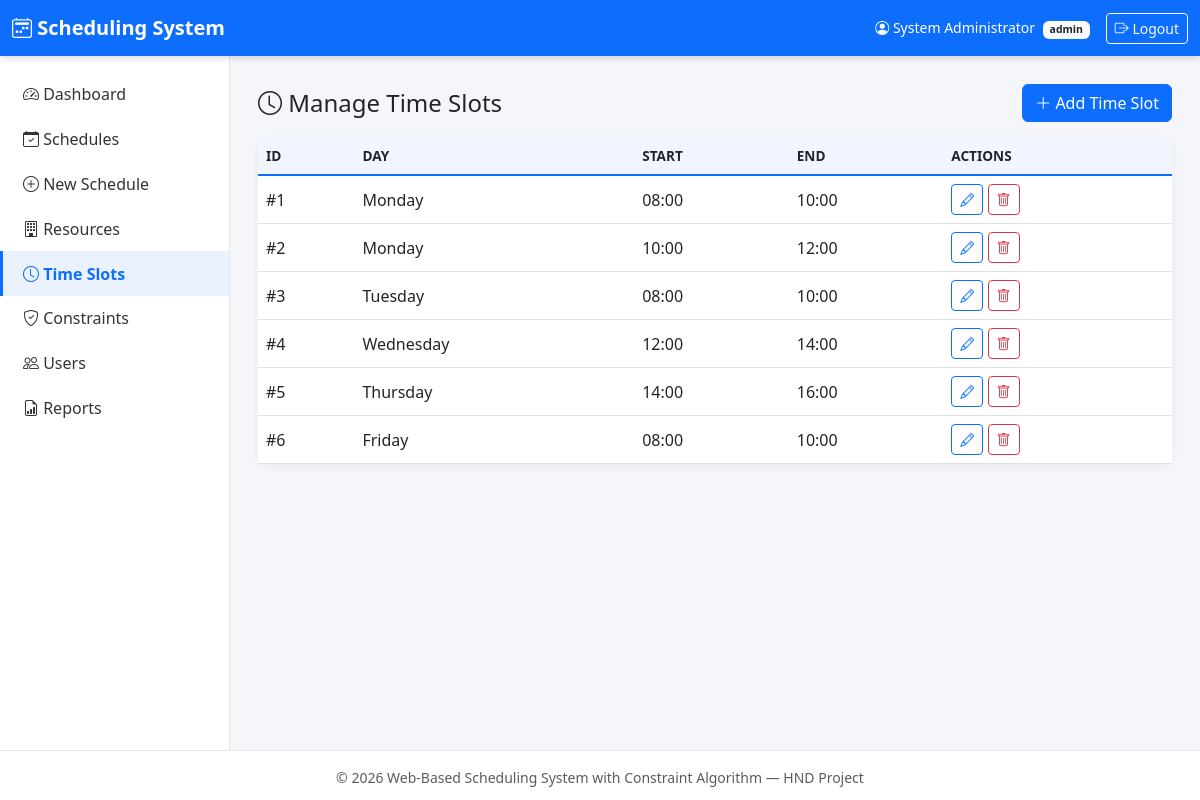
The app's page /timeslots/manage_timeslots.php (signed in) with its own data.
### tables this page shows
CREATE TABLE IF NOT EXISTS timeslots (
    slot_id     INT AUTO_INCREMENT PRIMARY KEY,
    day         ENUM('Monday','Tuesday','Wednesday','Thursday','Friday','Saturday') NOT NULL,
    start_time  TIME NOT NULL,
    end_time    TIME NOT NULL,
    created_at  TIMESTAMP DEFAULT CURRENT_TIMESTAMP,
    INDEX idx_timeslots_day (day),
    CONSTRAINT chk_time_order CHECK (start_time < end_time)
);

### timeslots/manage_timeslots.php (the view, shortened to what this page needs)
<?php
require_once '../config/db.php';
$slots = mysqli_query($conn, "SELECT * FROM timeslots ORDER BY FIELD(day,'Monday','Tuesday','Wednesday','Thursday','Friday','Saturday'), start_time");
require_once '../includes/header.php';
require_once '../includes/sidebar.php';
?>
<main class="app-content">
  <div class="d-flex justify-content-between align-items-center mb-3">
    <h4 class="mb-0"><i class="bi bi-clock"></i> Manage Time Slots</h4>
    <a href="add_timeslot.php" class="btn btn-primary"><i class="bi bi-plus-lg"></i> Add Time Slot</a>
  </div>
  <div class="card">
    <div class="table-responsive">
      <table class="table mb-0 align-middle">
        <thead><tr><th>ID</th><th>Day</th><th>Start</th><th>End</th><th>Actions</th></tr></thead>
        <tbody>
        <?php if (mysqli_num_rows($slots) === 0): ?>
          <tr><td colspan="5" class="text-center text-muted py-4">No time slots found.</td></tr>
        <?php else: while ($t = mysqli_fetch_assoc($slots)): ?>
          <tr>
            <td>#<?php echo $t['slot_id']; ?></td>
            <td><?php echo htmlspecialchars($t['day']); ?></td>
            <td><?php echo substr($t['start_time'],0,5); ?></td>
            <td><?php echo substr($t['end_time'],0,5); ?></td>
            <td>
              <a href="edit_timeslot.php?id=<?php echo $t['slot_id']; ?>" class="btn btn-sm btn-outline-primary"><i class="bi bi-pencil"></i></a>
              <a href="delete_timeslot.php?id=<?php echo $t['slot_id']; ?>" class="btn btn-sm btn-outline-danger"
                 onclick="return confirm('Delete this time slot? Related schedules will also be removed.');">
                <i class="bi bi-trash"></i>
              </a>
            </td>
          </tr>
        <?php endwhile; endif; ?>
        </tbody>
      </table>
    </div>
  </div>
</main>
<?php require_once '../includes/footer.php'; ?>

### css/style.css (style rules this page uses)
:root { --primary: #0d6efd; --secondary: #6c757d; --sidebar-width: 230px; }
body { background-color: #f4f6f9; font-family: 'Segoe UI', Arial, sans-serif; }
.app-content { flex: 1; padding: 1.75rem; min-width: 0; }
.card { border: none; border-radius: 10px; box-shadow: 0 2px 8px rgba(0,0,0,.06); }
.table thead th { background-color: #f1f5ff; border-bottom: 2px solid var(--primary); font-weight: 600; font-size: .85rem; text-transform: uppercase; }

### records on screen
timeslots: slot_id "1", day "Monday", start_time "08:00", end_time "10:00"
timeslots: slot_id "2", day "Monday", start_time "10:00", end_time "12:00"
timeslots: slot_id "3", day "Tuesday", start_time "08:00", end_time "10:00"
timeslots: slot_id "4", day "Wednesday", start_time "12:00", end_time "14:00"
timeslots: slot_id "5", day "Thursday", start_time "14:00", end_time "16:00"
timeslots: slot_id "6", day "Friday", start_time "08:00", end_time "10:00"

### other values on screen
$_SESSION['full_name'] "System Administrator"
$_SESSION['role'] "admin"
